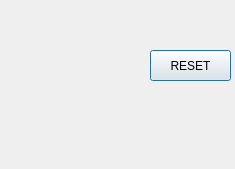
<?xml version="1.0" encoding="UTF-8"?>
<ui version="4.0">
 <class>Dialog</class>
 <widget class="QDialog" name="Dialog">
  <property name="geometry">
   <rect>
    <x>0</x>
    <y>0</y>
    <width>235</width>
    <height>169</height>
   </rect>
  </property>
  <property name="windowTitle">
   <string>Dialog</string>
  </property>
  <widget class="QPushButton" name="pb">
   <property name="geometry">
    <rect>
     <x>150</x>
     <y>50</y>
     <width>81</width>
     <height>31</height>
    </rect>
   </property>
   <property name="autoFillBackground">
    <bool>true</bool>
   </property>
   <property name="text">
    <string>RESET</string>
   </property>
   <property name="iconSize">
    <size>
     <width>40</width>
     <height>40</height>
    </size>
   </property>
  </widget>
 </widget>
 <resources/>
 <connections/>
</ui>
